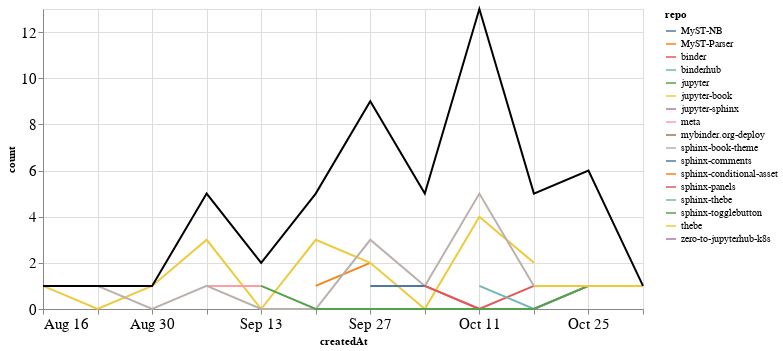

Write notebook code for a chart like this one.
### Markdown cell above
## PRs

### Code cell
prs_time = prs.groupby('repo').resample('W', on='createdAt').count()['author'].reset_index()
prs_time = prs_time.rename(columns={'author': 'count'})
prs_time_total = prs_time.groupby('createdAt').agg({"count": "sum"}).reset_index()

ch1 = alt.Chart(prs_time, width=600).mark_line().encode(
    x='createdAt',
    y='count',
    color='repo',
    tooltip="repo"
)

ch2 = alt.Chart(prs_time_total, width=600).mark_line(color="black").encode(
    x='createdAt',
    y='count',
)

ch1 + ch2

### Figure 1 — Vega-Lite specification as saved in the notebook (floating-point values rounded to 4 significant figures)
{"config": {"axisLeft": {"labelFontSize": 15}, "axisBottom": {"labelFontSize": 15}}, "layer": [{"data": {"name": "data-c50d02d728e671b31dbace50b33bed4d"}, "mark": "line", "encoding": {"color": {"type": "nominal", "field": "repo"}, "tooltip": {"type": "nominal", "field": "repo"}, "x": {"type": "temporal", "field": "createdAt"}, "y": {"type": "quantitative", "field": "count"}}, "width": 600}, {"data": {"name": "data-1d658530975d6cf6ef6285cb4f7f89b9"}, "mark": {"type": "line", "color": "black"}, "encoding": {"x": {"type": "temporal", "field": "createdAt"}, "y": {"type": "quantitative", "field": "count"}}, "width": 600}], "$schema": "https://vega.github.io/schema/vega-lite/v4.8.1.json", "datasets": {"data-c50d02d728e671b31dbace50b33bed4d": [{"repo": "MyST-NB", "createdAt": "2020-10-11T00:00:00", "count": 1}, {"repo": "MyST-Parser", "createdAt": "2020-09-20T00:00:00", "count": 1}, {"repo": "MyST-Parser", "createdAt": "2020-09-27T00:00:00", "count": 2}, {"repo": "binder", "createdAt": "2020-10-04T00:00:00", "count": 1}, {"repo": "binder", "createdAt": "2020-10-11T00:00:00", "count": 0}, {"repo": "binder", "createdAt": "2020-10-18T00:00:00", "count": 1}, {"repo": "binderhub", "createdAt": "2020-10-04T00:00:00", "count": 1}, {"repo": "jupyter", "createdAt": "2020-09-20T00:00:00", "count": 1}, {"repo": "jupyter-book", "createdAt": "2020-08-16T00:00:00", "count": 1}, {"repo": "jupyter-book", "createdAt": "2020-08-23T00:00:00", "count": 0}, {"repo": "jupyter-book", "createdAt": "2020-08-30T00:00:00", "count": 1}, {"repo": "jupyter-book", "createdAt": "2020-09-06T00:00:00", "count": 3}, {"repo": "jupyter-book", "createdAt": "2020-09-13T00:00:00", "count": 0}, {"repo": "jupyter-book", "createdAt": "2020-09-20T00:00:00", "count": 3}, {"repo": "jupyter-book", "createdAt": "2020-09-27T00:00:00", "count": 2}, {"repo": "jupyter-book", "createdAt": "2020-10-04T00:00:00", "count": 0}, {"repo": "jupyter-book", "createdAt": "2020-10-11T00:00:00", "count": 4}, {"repo": "jupyter-book", "createdAt": "2020-10-18T00:00:00", "count": 2}, {"repo": "jupyter-sphinx", "createdAt": "2020-09-27T00:00:00", "count": 1}, {"repo": "meta", "createdAt": "2020-09-06T00:00:00", "count": 1}, {"repo": "meta", "createdAt": "2020-09-13T00:00:00", "count": 1}, {"repo": "mybinder.org-deploy", "createdAt": "2020-10-11T00:00:00", "count": 1}, {"repo": "sphinx-book-theme", "createdAt": "2020-08-23T00:00:00", "count": 1}, {"repo": "sphinx-book-theme", "createdAt": "2020-08-30T00:00:00", "count": 0}, {"repo": "sphinx-book-theme", "createdAt": "2020-09-06T00:00:00", "count": 1}, {"repo": "sphinx-book-theme", "createdAt": "2020-09-13T00:00:00", "count": 0}, {"repo": "sphinx-book-theme", "createdAt": "2020-09-20T00:00:00", "count": 0}, {"repo": "sphinx-book-theme", "createdAt": "2020-09-27T00:00:00", "count": 3}, {"repo": "sphinx-book-theme", "createdAt": "2020-10-04T00:00:00", "count": 1}, {"repo": "sphinx-book-theme", "createdAt": "2020-10-11T00:00:00", "count": 5}, {"repo": "sphinx-book-theme", "createdAt": "2020-10-18T00:00:00", "count": 1}, {"repo": "sphinx-comments", "createdAt": "2020-09-27T00:00:00", "count": 1}, {"repo": "sphinx-comments", "createdAt": "2020-10-04T00:00:00", "count": 1}, {"repo": "sphinx-conditional-asset", "createdAt": "2020-10-25T00:00:00", "count": 2}, {"repo": "sphinx-panels", "createdAt": "2020-10-04T00:00:00", "count": 1}, {"repo": "sphinx-panels", "createdAt": "2020-10-11T00:00:00", "count": 0}, {"repo": "sphinx-panels", "createdAt": "2020-10-18T00:00:00", "count": 0}, {"repo": "sphinx-panels", "createdAt": "2020-10-25T00:00:00", "count": 1}, {"repo": "sphinx-thebe", "createdAt": "2020-10-11T00:00:00", "count": 1}, {"repo": "sphinx-thebe", "createdAt": "2020-10-18T00:00:00", "count": 0}, {"repo": "sphinx-thebe", "createdAt": "2020-10-25T00:00:00", "count": 1}, {"repo": "sphinx-togglebutton", "createdAt": "2020-09-13T00:00:00", "count": 1}, {"repo": "sphinx-togglebutton", "createdAt": "2020-09-20T00:00:00", "count": 0}, {"repo": "sphinx-togglebutton", "createdAt": "2020-09-27T00:00:00", "count": 0}, {"repo": "sphinx-togglebutton", "createdAt": "2020-10-04T00:00:00", "count": 0}, {"repo": "sphinx-togglebutton", "createdAt": "2020-10-11T00:00:00", "count": 0}, {"repo": "sphinx-togglebutton", "createdAt": "2020-10-18T00:00:00", "count": 0}, {"repo": "sphinx-togglebutton", "createdAt": "2020-10-25T00:00:00", "count": 1}, {"repo": "thebe", "createdAt": "2020-10-18T00:00:00", "count": 1}, {"repo": "thebe", "createdAt": "2020-10-25T00:00:00", "count": 1}, {"repo": "thebe", "createdAt": "2020-11-01T00:00:00", "count": 1}, {"repo": "zero-to-jupyterhub-k8s", "createdAt": "2020-10-11T00:00:00", "count": 1}], "data-1d658530975d6cf6ef6285cb4f7f89b9": [{"createdAt": "2020-08-16T00:00:00", "count": 1}, {"createdAt": "2020-08-23T00:00:00", "count": 1}, {"createdAt": "2020-08-30T00:00:00", "count": 1}, {"createdAt": "2020-09-06T00:00:00", "count": 5}, {"createdAt": "2020-09-13T00:00:00", "count": 2}, {"createdAt": "2020-09-20T00:00:00", "count": 5}, {"createdAt": "2020-09-27T00:00:00", "count": 9}, {"createdAt": "2020-10-04T00:00:00", "count": 5}, {"createdAt": "2020-10-11T00:00:00", "count": 13}, {"createdAt": "2020-10-18T00:00:00", "count": 5}, {"createdAt": "2020-10-25T00:00:00", "count": 6}, {"createdAt": "2020-11-01T00:00:00", "count": 1}]}}
